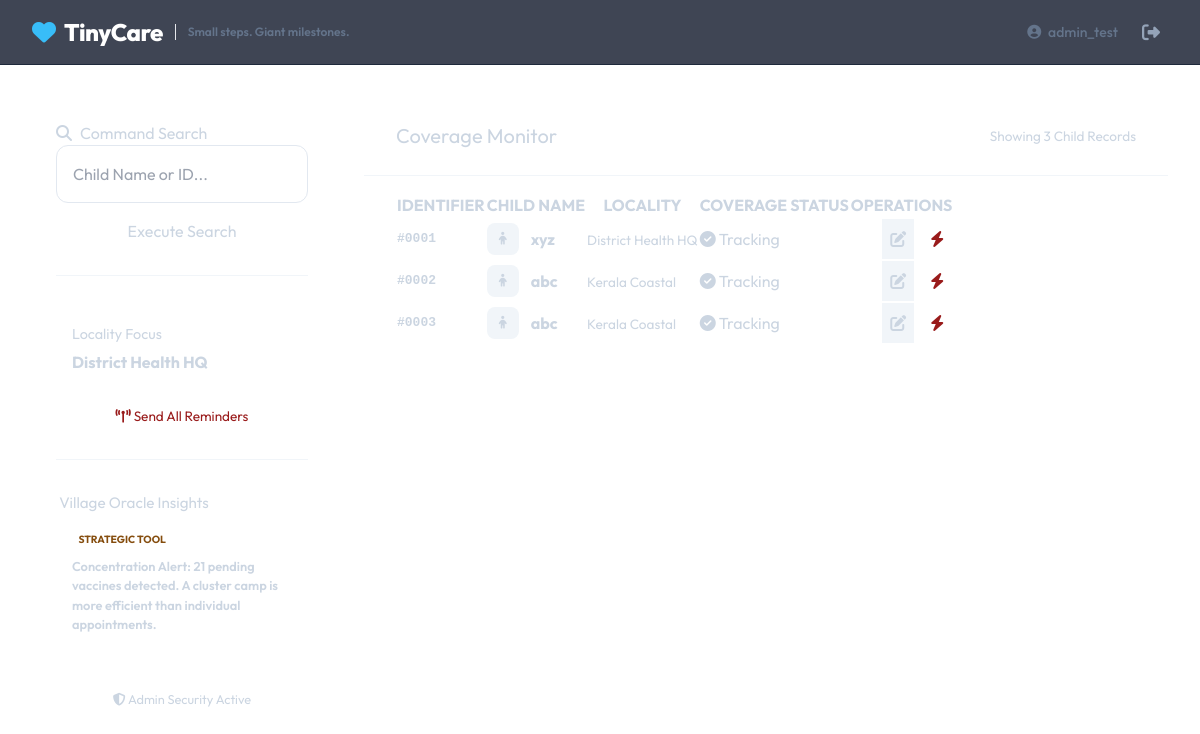
Page /admin-dashboard/ (signed in) on the earlier database version.
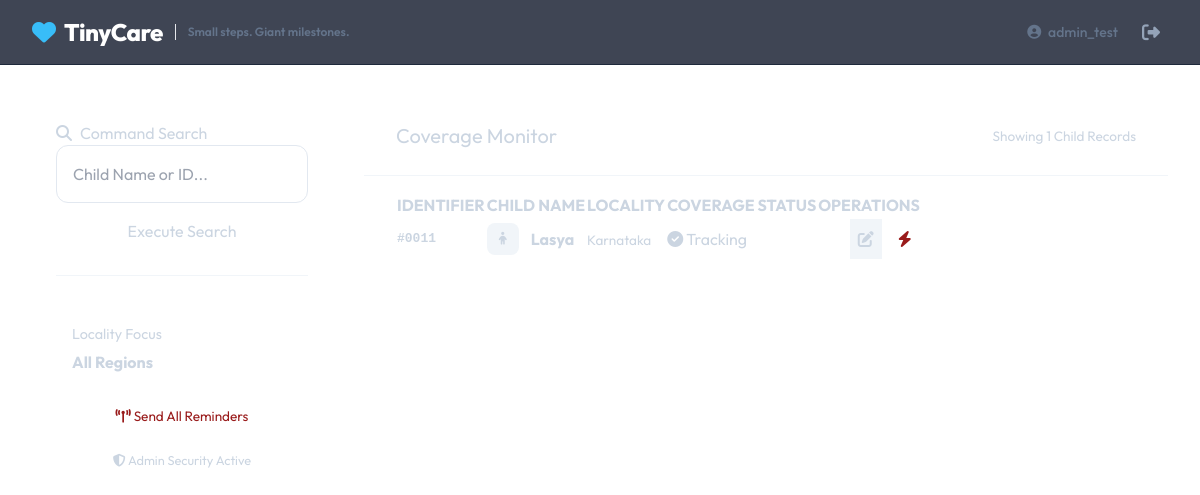
Same page on the later database version.
### health/models.py (models this page shows, shortened)
class User(AbstractUser):
    is_parent = models.BooleanField(default=False)
    is_vaccination_admin = models.BooleanField(default=False)
    locality = models.ForeignKey('Locality', on_delete=models.SET_NULL, null=True, blank=True)

class Locality(models.Model):
    REGION_CHOICES = [
        ('NORTH_INDIA', 'North India (Plains/Hills)'),
        ('SOUTH_INDIA', 'South India (Peninsular)'),
        ('WEST_INDIA', 'West India (Arid/Coastal)'),
        ('EAST_INDIA', 'East India (Plains)'),
        ('CENTRAL_INDIA', 'Central India (Plateau)'),
        ('COASTAL', 'Coastal Belt'),
    ]
    name = models.CharField(max_length=100, help_text="Village/Tehsil Name")
    district = models.CharField(max_length=100, blank=True)
    state = models.CharField(max_length=100, blank=True)
    region_tag = models.CharField(max_length=50, choices=REGION_CHOICES, default='NORTH_INDIA')
    latitude = models.FloatField(null=True, blank=True)
    longitude = models.FloatField(null=True, blank=True)
    class Meta:
        verbose_name_plural = "Localities"

class ChildProfile(models.Model):
    GENDER_CHOICES = [('M', 'Male'), ('F', 'Female'), ('O', 'Other')]
    parent = models.ForeignKey(settings.AUTH_USER_MODEL, on_delete=models.CASCADE, related_name='children', null=True)
    name = models.CharField(max_length=200)
    date_of_birth = models.DateField()
    gender = models.CharField(max_length=1, choices=GENDER_CHOICES)
    locality = models.ForeignKey(Locality, on_delete=models.SET_NULL, null=True)
    current_weight = models.FloatField(help_text="Weight (Stored in KG)")
    current_height = models.FloatField(help_text="Height (Stored in CM)")
    height_unit = models.CharField(max_length=5, choices=[('cm', 'cm'), ('m', 'm')], default='cm')
    weight_unit = models.CharField(max_length=5, choices=[('kg', 'kg'), ('g', 'g')], default='kg')
    created_at = models.DateTimeField(auto_now_add=True)
    updated_at = models.DateTimeField(auto_now=True)

### health/views.py (the view)
# urls.py: path('admin-dashboard/', views.admin_dashboard, name='admin_dashboard'),
@login_required
@user_passes_test(is_admin)
def admin_dashboard(request):
    search_query = request.GET.get('q', '')
    if search_query:
        children = ChildProfile.objects.filter(name__icontains=search_query) | ChildProfile.objects.filter(id__icontains=search_query)
    else:
        children = ChildProfile.objects.all()
    locality = request.user.locality
    if locality and "HQ" not in locality.name and "District" not in locality.name:
        children = children.filter(locality=locality)
        oracle_insights = get_oracle_insights(locality)
    else:
        oracle_insights = get_oracle_insights(locality) if locality else []
    return render(request, 'health/admin_dashboard.html', {
        'children': children,
        'search_query': search_query,
        'oracle_insights': oracle_insights
    })

### health/views.py (called while the page is built)
def is_admin(user):
    return user.is_authenticated and user.is_vaccination_admin

### health/templates/health/admin_dashboard.html (shortened to what the changed rows need)
{% extends 'health/base.html' %}
{% block content %}
<div style="display: grid; grid-template-columns: 300px 1fr; gap: 2rem; align-items: start;">
    <div style="position: sticky; top: 100px;">
        <div class="card" style="padding: 1.5rem;">
            <h3 style="margin-top: 0; display: flex; align-items: center; gap: 0.5rem;">
                <i class="fas fa-search" style="color: var(--primary);"></i> Command Search
            </h3>
            <form action="" method="get">
                <input type="text" name="q" value="{{ search_query }}" placeholder="Child Name or ID..." style="width: 100%; padding: 1rem; border: 1px solid #e2e8f0; border-radius: 12px; margin-bottom: 1rem; font-family: inherit;">
                <button type="submit" class="btn btn-primary" style="width: 100%; justify-content: center;">Execute Search</button>
            </form>
            <hr style="border: 0; border-top: 1px solid #f1f5f9; margin: 2rem 0;">
            <div style="background: var(--pastel-blue); padding: 1rem; border-radius: 12px;">
                <h4 style="margin: 0; font-size: 0.9rem; color: var(--primary);">Locality Focus</h4>
                <p style="margin: 0.25rem 0 0 0; font-weight: 700;">{{ user.locality.name|default:"All Regions" }}</p>
            </div>
            <button class="btn" style="width: 100%; margin-top: 1rem; background: var(--pastel-red); color: #991b1b; justify-content: center; font-size: 0.85rem;">
                <i class="fas fa-broadcast-tower"></i> Send All Reminders
            </button>
            {% if oracle_insights %}
            <hr style="border: 0; border-top: 1px solid #f1f5f9; margin: 2rem 0;">
            <h3 style="margin-top: 0; font-size: 0.95rem; color: var(--accent);">
                 Village Oracle Insights
            </h3>
            {% for insight in oracle_insights %}
            <div style="background: white; border: 1px solid var(--pastel-yellow); padding: 1rem; border-radius: 12px; margin-bottom: 1rem;">
                <div style="display: flex; align-items: center; gap: 0.5rem; margin-bottom: 0.5rem;">
                    <span style="font-size: 0.65rem; background: var(--pastel-yellow); color: #854d0e; padding: 0.1rem 0.4rem; border-radius: 4px; font-weight: 700;">{{ insight.type|upper }}</span>
                </div>
                <p style="margin: 0; font-size: 0.8rem; color: var(--text-main); font-weight: 600;">{{ insight.message }}</p>
            </div>
            {% endfor %}
            {% endif %}
        </div>
    </div>
    <div>
        <div class="card" style="padding: 0; overflow: hidden;">
            <div style="padding: 1.5rem 2rem; border-bottom: 1px solid #f1f5f9; display: flex; justify-content: space-between; align-items: center; background: #fff;">
                <h2 style="margin: 0; font-size: 1.25rem;">Coverage Monitor</h2>
                <span style="font-size: 0.85rem; color: var(--text-muted);">Showing {{ children.count }} Child Records</span>
            </div>
            <div style="padding: 1rem 2rem;">
                <table style="margin: 0;">
                    <thead>
                        <tr>
                            <th>IDENTIFIER</th>
                            <th>CHILD NAME</th>
                            <th>LOCALITY</th>
                            <th>COVERAGE STATUS</th>
                            <th style="text-align: right;">OPERATIONS</th>
                        </tr>
                    </thead>
                    <tbody>
                        {% for child in children %}
                        <tr>
                            <td style="font-family: monospace; font-weight: 700; color: var(--primary);">#{{ child.id|stringformat:"04d" }}</td>
                            <td>
                                <div style="display: flex; align-items: center; gap: 0.75rem;">
                                    <div style="width: 32px; height: 32px; background: #f1f5f9; border-radius: 8px; display: flex; align-items: center; justify-content: center; font-size: 0.8rem;">
                                        <i class="fas fa-child"></i>
                                    </div>
                                    <strong>{{ child.name }}</strong>
                                </div>
                            </td>
                            <td><span style="font-size: 0.85rem; color: var(--text-muted);">{{ child.locality.name }}</span></td>
                            <td>
                                {% if child.vaccinations.all %}
                                    <span class="badge badge-completed"><i class="fas fa-check-circle"></i> Tracking</span>
                                {% else %}
                                    <span class="badge badge-pending"><i class="fas fa-clock"></i> New Entry</span>
                                {% endif %}
                            </td>
                            <td style="text-align: right;">
                                <div style="display: flex; gap: 0.5rem; justify-content: flex-end;">
                                    <a href="{% url 'child_detail' child.id %}" class="btn" style="padding: 0.5rem; background: #f1f5f9; color: var(--text-main);" title="Update Records">
                                        <i class="fas fa-edit"></i>
                                    </a>
                                    <a href="{% url 'trigger_urgent_reminder' child.id %}" class="btn" style="padding: 0.5rem; background: var(--pastel-red); color: #991b1b;" title="Send Urgent Alert">
                                        <i class="fas fa-bolt"></i>
                                    </a>
                                </div>
                            </td>
                        </tr>
                        {% endfor %}
                    </tbody>
                </table>
            </div>
        </div>
    </div>
</div>
{% endblock %}

### health/templates/health/base.html (shortened to what this page needs)
<!DOCTYPE html>
<html lang="en">
<head>
    <link rel="stylesheet" href="https://cdnjs.cloudflare.com/ajax/libs/font-awesome/6.4.0/css/all.min.css">
    <script src="https://cdn.tailwindcss.com"></script>
    <link rel="stylesheet" href="https://cdn.jsdelivr.net/npm/swiper@10/swiper-bundle.min.css" />
</head>
<body class="text-slate-300 antialiased selection:bg-primary selection:text-white">
    <nav class="sticky top-0 z-50 bg-slate-900/80 backdrop-blur-md border-b border-slate-800">
        <div class="max-w-7xl mx-auto px-4 sm:px-6 lg:px-8">
            <div class="flex justify-between h-16 items-center">
                <div class="flex items-center gap-2">
                    <a href="{% url 'index' %}" class="flex items-center gap-2 text-2xl font-bold text-white hover:text-primary transition-colors">
                        <i class="fas fa-heart text-primary animate-pulse"></i>
                        <span class="font-extrabold tracking-tight">TinyCare</span>
                    </a>
                    <span class="text-xs font-semibold text-slate-500 border-l border-slate-850 pl-3 ml-1 hidden md:inline">Small steps. Giant milestones.</span>
                </div>
                <div class="flex items-center gap-4">
                    {% if user.is_authenticated %}
                        <span class="text-sm font-medium text-slate-500 hidden lg:block">
                            <i class="fas fa-user-circle mr-1"></i> {{ user.username }}
                        </span>
                        <form action="{% url 'logout' %}" method="post" class="inline">
                            <button type="submit" class="text-slate-400 hover:text-slate-200 p-2 rounded-lg hover:bg-slate-800 transition-colors">
                                <i class="fas fa-sign-out-alt text-lg"></i>
                            </button>
                        </form>
                    {% else %}
                        <a href="{% url 'login' %}" class="bg-primary hover:bg-sky-400 text-slate-950 px-6 py-2 rounded-xl font-bold shadow-md shadow-primary/20 transition-all transform hover:-translate-y-0.5">
                            Sign In
                        </a>
                    {% endif %}
                </div>
            </div>
        </div>
    </nav>
    <main class="max-w-7xl mx-auto px-4 sm:px-6 lg:px-8 py-8">
        {% block content %}{% endblock %}
    </main>
</body>
</html>

Differences in the rows shown:
removed ChildProfile: id "0001", name "xyz", locality.name "District Health HQ", shows "Tracking"
removed ChildProfile: id "0002", name "abc", locality.name "Kerala Coastal", shows "Tracking"
removed ChildProfile: id "0003", name "abc", locality.name "Kerala Coastal", shows "Tracking"
changed User "admin_test": locality.name "District Health HQ" → "All Regions"
added ChildProfile: id "0011", name "Lasya", locality.name "Karnataka", shows "Tracking"
Other differences:
{{ children.count }}: "3" → "1"
text no longer shown: "Village Oracle Insights"
list line gone: "STRATEGIC TOOL Concentration Alert: 21 pending vaccines detected. A cluster camp is more efficient than individual appointments."
